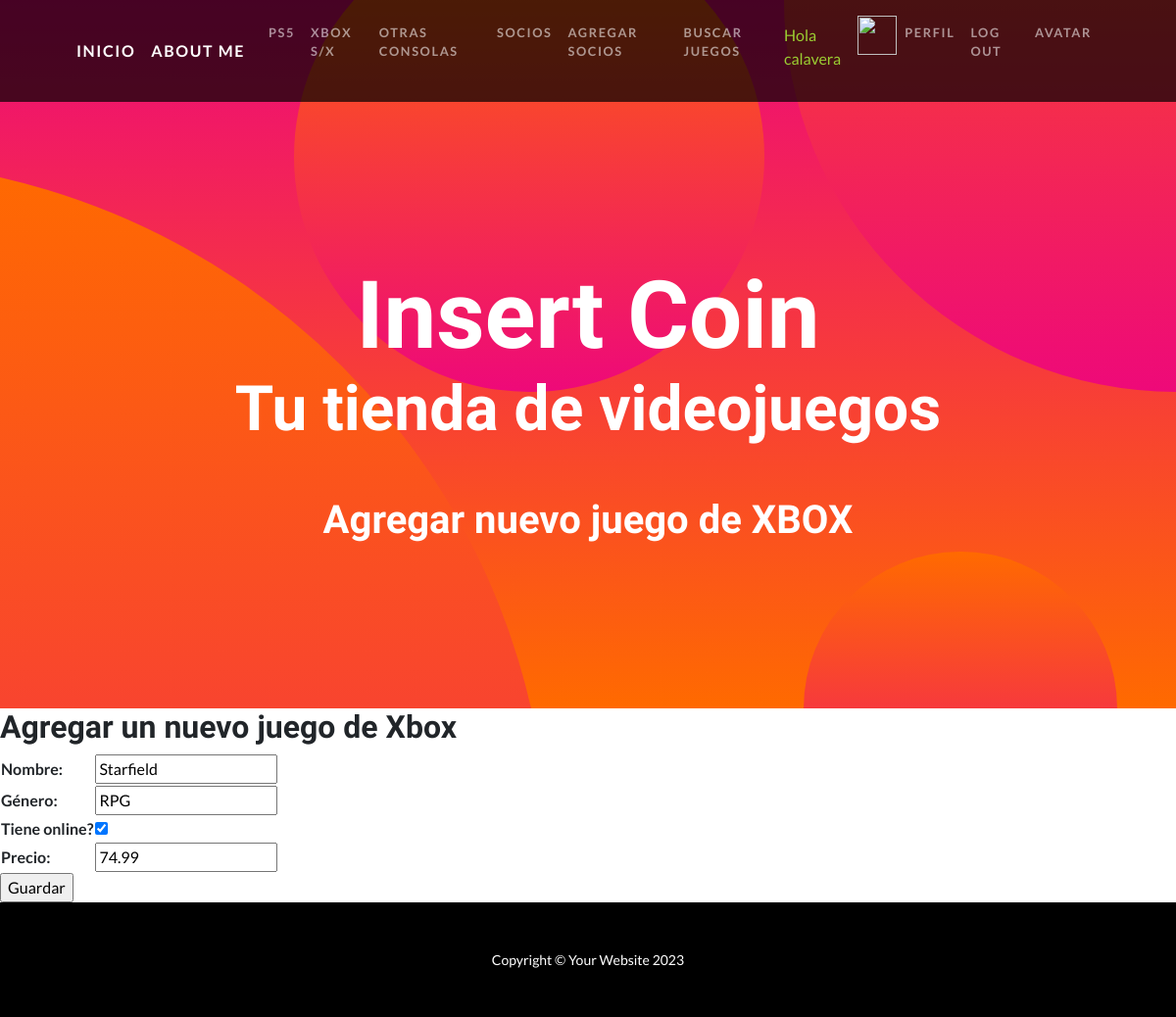
/update_xbox/1 (signed in), run on the app's committed database.
### insert_coin_app/models.py (models this page shows, shortened)
class XBOX_series_x(models.Model):
    nombre= models.CharField(max_length=60)
    genero= models.CharField(max_length=15)
    online= models.BooleanField(null=False)
    precio= models.DecimalField(max_digits=8, decimal_places=2)
    class Meta:
        verbose_name = "XBOX"
        verbose_name_plural = "XBOX"

### insert_coin_app/views.py (the view)
# urls.py: path('update_xbox/<id_xbox>', updateXbox, name="update_xbox"),
@login_required
def updateXbox(request, id_xbox):
    xbox = XBOX_series_x.objects.get(id=id_xbox)
    if request.method == 'POST':
        miForm = XBOXForm(request.POST)
        if miForm.is_valid():
            xbox.nombre = miForm.cleaned_data.get('nombre')
            xbox.genero = miForm.cleaned_data.get('genero')
            xbox.online = miForm.cleaned_data.get('online')
            xbox.precio = miForm.cleaned_data.get('precio')
            xbox.save()
            return redirect(reverse_lazy('xbox'))
    else:
        miForm = XBOXForm(initial={
            'nombre': xbox.nombre,
            'genero': xbox.genero,
            'online': xbox.online,
            'precio': xbox.precio,
        })
        return render(request, "insert_coin_app/xboxForm.html", {'form':miForm})

### insert_coin_app/models.py
class XBOXForm(forms.Form):
    nombre= forms.CharField(label="Nombre", max_length=60, required=True)
    genero= forms.CharField(label="Género", max_length=15, required=True)
    online= forms.BooleanField(label="Tiene online?", required=True)
    precio= forms.DecimalField(label="Precio", decimal_places=2, required=True)

### insert_coin_app/templates/insert_coin_app/xboxForm.html (shortened to what this page needs)
{% extends 'insert_coin_app/base.html' %}
{% load static %}
{% block titulo %}
    <h1>Agregar nuevo juego de XBOX</h1>
{% endblock titulo %}
{% block contenido %}
    <h2>Agregar un nuevo juego de Xbox</h2>
    <form action="" method="post">
       <table>
            {{ form.as_table}}
       </table>
       <input type="submit" value="Guardar">
    </form>
</body>
</html>
{% endblock contenido %}

### insert_coin_app/templates/insert_coin_app/base.html (shortened to what this page needs)
<!DOCTYPE html>
<html lang="en">
    <head>
        {% load static %}
        <link href="{% static 'insert_coin_app/css/styles.css' %}" rel="stylesheet" />
        <link rel="stylesheet" type="text/css" href="{% static 'insert_coin_app/css/styles.css' %}">
    </head>
    <body id="page-top">
        <nav class="navbar navbar-expand-lg navbar-dark navbar-custom fixed-top">
            <div class="container px-5">
                <a class="navbar-brand" href="{% url 'home' %}">Inicio</a>
                <a class="navbar-brand" href="{% url 'about_me' %}">About me</a>
                <div class="collapse navbar-collapse" id="navbarResponsive">
                    <ul class="navbar-nav ms-auto">
                        {% if user.is_authenticated %}
                        <li class="nav-item">
                            <a class="nav-link" href="{% url 'ps5' %}">PS5</a>
                        </li>
                        <li class="nav-item">
                            <a class="nav-link" href="{% url 'xbox' %}">XBox S/X</a>
                        </li>
                        <li class="nav-item">
                            <a class="nav-link" href="{% url 'otras_consolas' %}">Otras Consolas</a>
                        </li>
                        <li class="nav-item">
                            <a class="nav-link" href="{% url 'socios' %}">Socios</a>
                        </li>
                        <li class="nav-item">
                            <a class="nav-link" href="{% url 'socios_form' %}">Agregar Socios</a>
                        </li>
                        <li class="nav-item">
                            <a class="nav-link" href="{% url 'buscar_juegos' %}">Buscar juegos</a>
                        </li>
                        <li class="nav-item">
                            <p style="color: yellowgreen; margin-top: 8px;">Hola {{ user.username }}</p>
                        </li>
                        <li class="nav-item">
                            <div class="text-center">
                                <img src="{{ request.session.avatar }}" height="40px" width="40px" />
                            </div>
                        </li>
                        <li class="nav-item">
                            <a class="nav-link" href="{% url 'editar_perfil' %}">Perfil</a>
                        </li>
                        <li class="nav-item">
                            <a class="nav-link" href="{% url 'logout' %}">Log out</a>
                        </li>
                        <li class="nav-item">
                            <a class="nav-link" href="{% url 'agregar_avatar' %}">Avatar</a>
                        {% endif %}
                    </ul>
                </div>
            </div>
        </nav>
<header class="masthead text-center text-white">
    <div class="masthead-content">
        <div class="container px-5">
            <h1 class="masthead-heading mb-0">Insert Coin</h1>
            <h2 class="masthead-subheading mb-0">Tu tienda de videojuegos</h2>
            <h3>
                {% block titulo %}
                {% endblock titulo %}
            </h3>
        </div>
    </div>
    <div class="bg-circle-1 bg-circle"></div>
    <div class="bg-circle-2 bg-circle"></div>
    <div class="bg-circle-3 bg-circle"></div>
    <div class="bg-circle-4 bg-circle"></div>
</header>
{% block contenido %}
{% endblock contenido %}
        <footer class="py-5 bg-black">
            <div class="container px-5"><p class="m-0 text-center text-white small">Copyright &copy; Your Website 2023</p></div>
        </footer>
    </body>
</html>

### data on the page
XBOX_series_x: nombre "Starfield", genero "RPG", online "☑", precio "74.99"

### other printed values
{{ user.username }} "calavera"
